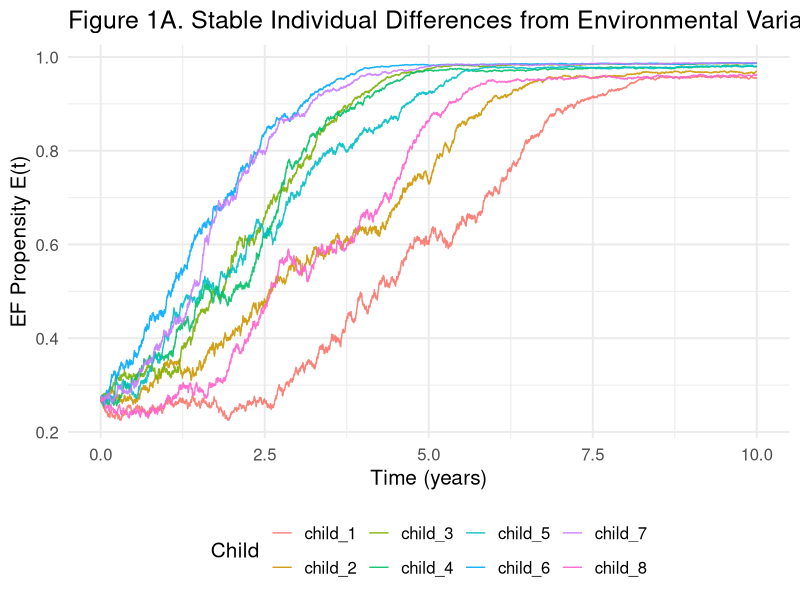
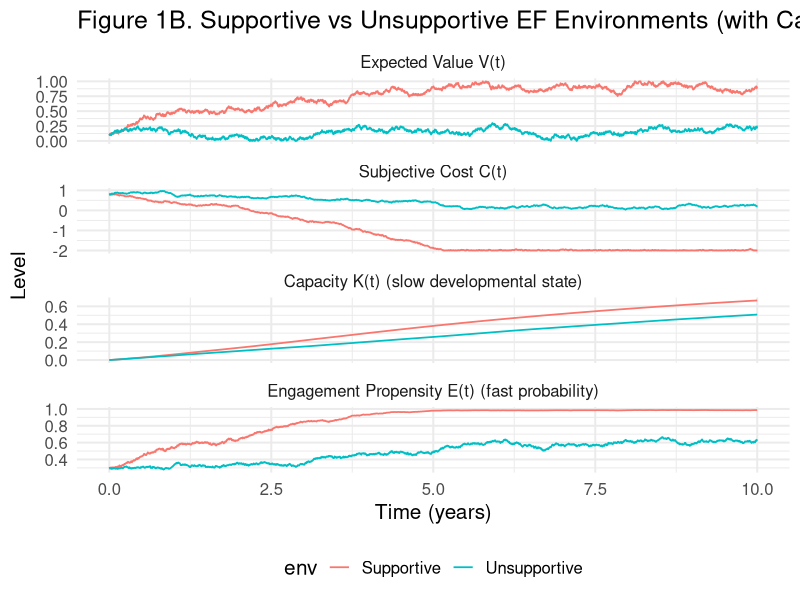
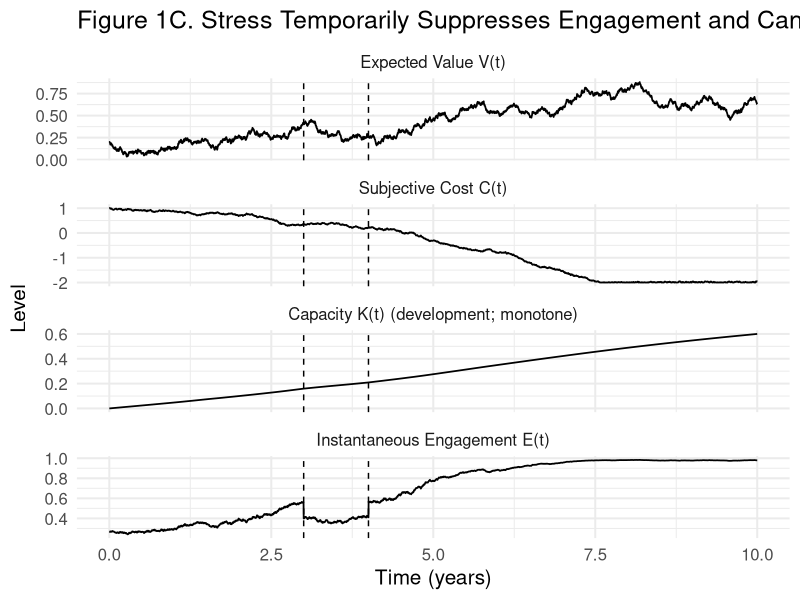
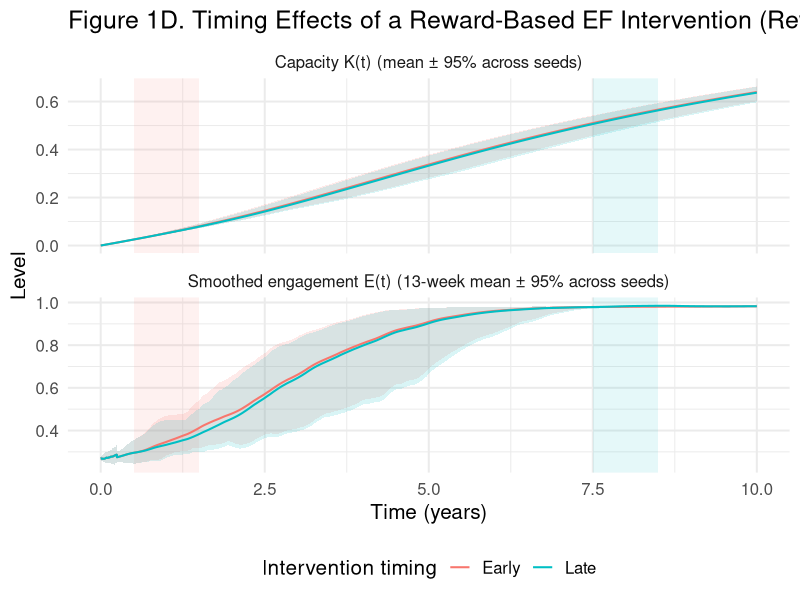

These figures' R source, in order:
## ---- chunk 1
#| label: setup
#| echo: false
#| include: false


library(ggplot2)
library(dplyr)
library(tidyr)
library(zoo)

## ---- chunk 2
#| label: globals
#| echo: true

# ---- Time base (global) ----

weeks_per_year <- 52
years_total    <- 10
H_weeks        <- years_total * weeks_per_year   # 520 weeks
dt             <- 0.1                            # 0.1 week ~= 0.7 days
T_total        <- round(H_weeks / dt) + 1        # 5201 steps (includes t=0)

# Optional: helper to convert between step index and time

idx_to_week <- function(idx) (idx - 1) * dt
idx_to_year <- function(idx) idx_to_week(idx) / weeks_per_year

# ---- Weekly-scale default parameters ----

# Choose time constants in weeks (interpretable)

tau_V_weeks <- 26   # value learning time constant (~6 months)
tau_C_weeks <- 26   # cost learning time constant (~6 months)

default_pars <- list(

# ---- Time base ----

T  = T_total,
dt = dt,

# ---- Initial states ----

V0 = 0.2,     # value
C0 = 1.0,     # subjective cost
K0 = 0.0,     # NEW: capacity (0..1)

# ---- Learning rates (per week) ----

alpha_V = 1 / tau_V_weeks,
alpha_C = 1 / tau_C_weeks,

# ---- Cost learning amplitudes ----

delta_up   = 0.0,
delta_down = 0.4,

# ---- Maturational improvement in cost (per week) ----

kappa_C = 0.0001,

# ---- Fast decision policy ----

tau = 0.8,

# ---- Reward environment ----

p_reward   = 0.7,
reward_mag = 1,

# ---- Stochasticity (diffusion scales; per sqrt(week)) ----

sigma_V = 0.02,
sigma_C = 0.02,

# ============================================================

# NEW: Capacity (K) parameters

# ============================================================

beta_K   = 0.8,     # capacity reduces effective cost in decision rule
rho_mat  = 0.0004,  # maturational growth of capacity (per week)
rho_prac = 0.0020,  # practice-driven growth of capacity (per week)
monotone_K = TRUE   # enforce K non-decreasing (for presentation)
)



## ---- chunk 3
#| label: simulate_ef_sde
#| echo: true

simulate_ef_sde <- function(
T = default_pars$T,
dt = default_pars$dt,

# ---- Initial states ----

V0 = default_pars$V0,
C0 = default_pars$C0,
K0 = default_pars$K0,

# ---- Learning rates ----

alpha_V = default_pars$alpha_V,
alpha_C = default_pars$alpha_C,

# ---- Cost learning amplitudes ----

delta_up   = default_pars$delta_up,
delta_down = default_pars$delta_down,

# ---- Maturational drift on cost ----

kappa_C = default_pars$kappa_C,

# ---- Capacity parameters (NEW) ----

beta_K   = default_pars$beta_K,
rho_mat  = default_pars$rho_mat,
rho_prac = default_pars$rho_prac,
monotone_K = default_pars$monotone_K,

# ---- Decision ----

tau = default_pars$tau,

# ---- Reward environment ----

p_reward   = default_pars$p_reward,
reward_mag = default_pars$reward_mag,

# ---- Noise ----

sigma_V = default_pars$sigma_V,
sigma_C = default_pars$sigma_C,

# ---- Optional bounds ----

V_min = 0,
V_max = reward_mag,
C_min = -2,
C_max = 2,
K_min = 0,
K_max = 1,

extra_cost_vec = NULL,
seed = NULL
){
if (!is.null(seed)) set.seed(seed)

stopifnot(V_min < V_max, C_min < C_max, K_min < K_max)
stopifnot(V0 >= V_min, V0 <= V_max,
C0 >= C_min, C0 <= C_max,
K0 >= K_min, K0 <= K_max)

N <- T
if (is.null(extra_cost_vec)) extra_cost_vec <- rep(0, N)
stopifnot(length(extra_cost_vec) == N)

V <- numeric(N)
C <- numeric(N)
K <- numeric(N)
E <- numeric(N)

V[1] <- V0
C[1] <- C0
K[1] <- K0

for (i in 1:(N - 1)) {

# ------------------------------------------------------------
# Fast EF propensity:
# capacity reduces effective cost -> C_eff = C - beta_K * K
# ------------------------------------------------------------
C_eff <- C[i] - beta_K * K[i]
utility <- V[i] - (C_eff + extra_cost_vec[i])
E[i] <- 1 / (1 + exp(-utility / tau))

# ------------------------------------------------------------
# Mean-field expected reward rate
# ------------------------------------------------------------
R_exp <- E[i] * p_reward * reward_mag

# ------------------------------------------------------------
# Slow dynamics: value and cost
# ------------------------------------------------------------
dV_det <- alpha_V * (R_exp - V[i])
dC_det <- (-kappa_C) + alpha_C * ((1 - E[i]) * delta_up - E[i] * delta_down)

# ------------------------------------------------------------
# NEW: Capacity growth (monotone, saturating)
#   - maturation: rho_mat * (1-K)
#   - practice:   rho_prac * E * (1-K)
# ------------------------------------------------------------
dK_det <- (rho_mat * (1 - K[i])) + (rho_prac * E[i] * (1 - K[i]))

# Noise
dV_sto <- sigma_V * sqrt(dt) * rnorm(1)
dC_sto <- sigma_C * sqrt(dt) * rnorm(1)

# Update
V_next <- V[i] + dV_det * dt + dV_sto
C_next <- C[i] + dC_det * dt + dC_sto
K_next <- K[i] + dK_det * dt

# Bounds
V_next <- max(min(V_next, V_max), V_min)
C_next <- max(min(C_next, C_max), C_min)
K_next <- max(min(K_next, K_max), K_min)

# Optional: enforce monotone capacity for interpretability
if (isTRUE(monotone_K)) K_next <- max(K[i], K_next)

V[i + 1] <- V_next
C[i + 1] <- C_next
K[i + 1] <- K_next

}

# Final E

C_eff_T <- C[N] - beta_K * K[N]
E[N] <- 1 / (1 + exp(-(V[N] - (C_eff_T + extra_cost_vec[N])) / tau))

tibble(
t = seq(0, by = dt, length.out = N),
year = t / weeks_per_year,
V = V,
C = C,
K = K,
E = E
)
}

## ---- chunk 4
#| label: helpers_capacity
#| echo: false

# 13-week rolling mean helper (still useful for smoothing E)

smooth_weeks <- 13
k_steps <- round(smooth_weeks / dt)

add_E_smooth <- function(df){
df %>%
arrange(year) %>%
mutate(
E_smooth = zoo::rollmean(E, k = k_steps, fill = NA, align = "right"),
E_smooth = ifelse(is.na(E_smooth), E, E_smooth)
)
}

# Optional: "development" readout should now be capacity itself

# (K is already monotone if monotone_K=TRUE)

## ---- chunk 5
#| label: fig1A_capacity
#| fig-width: 10
#| fig-height: 5
#| fig-align: "center"

# Figure 1A: Stable individual differences (unchanged logic; now sim also produces K)

set.seed(123)
N_agents <- 8

child_pars <- tibble(
child = paste0("child_", 1:N_agents),
p_reward_child = pmin(pmax(0.5 + rnorm(N_agents, 0, 1), 0.1), 0.95)
) %>%
mutate(p_reward_label = sprintf("p=%.2f", p_reward_child))

sims_A <- lapply(1:N_agents, function(i){
args_i <- modifyList(default_pars, list(
p_reward = child_pars$p_reward_child[i],
seed = i * 456
))
do.call(simulate_ef_sde, args_i) %>%
mutate(child = child_pars$child[i]) %>%
left_join(child_pars, by = "child")
})

df_A <- bind_rows(sims_A)

ggplot(df_A, aes(year, E, color = child, group = child)) +
geom_line(alpha = 0.9) +
theme_minimal(base_size = 15) +
labs(
title = "Figure 1A. Stable Individual Differences from Environmental Variation",
y = "EF Propensity E(t)",
x = "Time (years)",
color = "Child"
) +
theme(legend.position = "bottom")


## ---- chunk 6
#| label: fig1B_capacity
#| fig-width: 10
#| fig-height: 9
#| fig-align: "center"

# Figure 1B: Developmental improvements

# NOTE: With capacity added, "development" is best represented by K(t), not E_dev.

args_supportive <- modifyList(default_pars, list(
V0 = 0.1, C0 = 0.8, K0 = 0.0,
p_reward   = 0.9,
delta_up   = 0.0,
delta_down = 0.35,
seed = 123
))

args_unsupportive <- modifyList(default_pars, list(
V0 = 0.1, C0 = 0.8, K0 = 0.0,
p_reward   = 0.3,
delta_up   = 0.0,
delta_down = 0.05,
seed = 12345
))

sim_supportive   <- do.call(simulate_ef_sde, args_supportive)   %>% mutate(env = "Supportive")
sim_unsupportive <- do.call(simulate_ef_sde, args_unsupportive) %>% mutate(env = "Unsupportive")

df_B_long <- bind_rows(sim_supportive, sim_unsupportive) %>%
select(year, env, V, C, K, E) %>%
pivot_longer(cols = c(V, C, K, E), names_to = "var", values_to = "value") %>%
mutate(var = factor(var, levels = c("V", "C", "K", "E")))

labels_B <- c(
V = "Expected Value V(t)",
C = "Subjective Cost C(t)",
K = "Capacity K(t) (slow developmental state)",
E = "Engagement Propensity E(t) (fast probability)"
)

ggplot(df_B_long, aes(year, value, color = env, group = env)) +
geom_line(linewidth = 0.6) +
facet_wrap(~ var, scales = "free_y", ncol = 1,
labeller = as_labeller(labels_B)) +
theme_minimal(base_size = 15) +
labs(
title = "Figure 1B. Supportive vs Unsupportive EF Environments (with Capacity)",
x = "Time (years)",
y = "Level"
) +
theme(legend.position = "bottom")



## ---- chunk 7
#| label: fig1C_capacity
#| fig-width: 11
#| fig-height: 9
#| fig-align: "center"

# Figure 1C: Transient fluctuations (stress)

# Stress enters only the fast decision rule via extra_cost -> immediate dip in E(t).

# Capacity K(t) remains monotone; stress can slow its growth (via lower E), but not reduce it.

T_stress <- default_pars$T
extra_cost <- rep(0, T_stress)

stress_start_year <- 3.0
stress_end_year   <- 4.0

stress_start_idx <- round(stress_start_year * weeks_per_year / dt) + 1
stress_end_idx   <- round(stress_end_year   * weeks_per_year / dt) + 1
stress_start_idx <- max(1, min(T_stress, stress_start_idx))
stress_end_idx   <- max(1, min(T_stress, stress_end_idx))
if (stress_end_idx < stress_start_idx) {
tmp <- stress_start_idx
stress_start_idx <- stress_end_idx
stress_end_idx <- tmp
}

extra_cost[stress_start_idx:stress_end_idx] <- 0.5

args_stress <- modifyList(default_pars, list(
extra_cost_vec = extra_cost,
seed = 99
))

sim_stress <- do.call(simulate_ef_sde, args_stress)

df_stress_long <- sim_stress %>%
select(year, V, C, K, E) %>%
pivot_longer(cols = c(V, C, K, E),
names_to = "var",
values_to = "value") %>%
mutate(var = factor(var, levels = c("V", "C", "K", "E")))

labels_stress <- c(
V = "Expected Value V(t)",
C = "Subjective Cost C(t)",
K = "Capacity K(t) (development; monotone)",
E = "Instantaneous Engagement E(t)"
)

ggplot(df_stress_long, aes(year, value)) +
geom_line(linewidth = 0.6) +
facet_wrap(~ var, scales = "free_y", ncol = 1,
labeller = as_labeller(labels_stress)) +
geom_vline(xintercept = c(stress_start_year, stress_end_year),
linetype = "dashed") +
theme_minimal(base_size = 15) +
labs(
title = "Figure 1C. Stress Temporarily Suppresses Engagement and Can Slow Capacity Growth",
x = "Time (years)",
y = "Level"
)

## ---- chunk 8
#| label: fig1D_capacity_timing
#| fig-width: 10
#| fig-height: 9
#| fig-align: "center"

# ============================================================
# Figure 1D: Intervention timing (reward-only) with Capacity K(t)
#   - Intervention: time-limited increase in p_reward(t)
#   - Capacity K(t) is monotone developmental state (maturation + practice)
#   - Engagement E(t) is fast propensity (probability / expected frequency)
#
# Output:
#   Panel 1: Capacity K(t) (mean ± 95% across seeds)
#   Panel 2: Engagement E_smooth(t) (13-week mean ± 95% across seeds)
# ============================================================

# ----------------------------
# 0) Helpers
# ----------------------------
to_idx <- function(y) round(y * weeks_per_year / dt) + 1
clamp_idx <- function(x) max(1, min(default_pars$T, x))

smooth_weeks <- 13
k_steps <- round(smooth_weeks / dt)

add_E_smooth <- function(df){
  df %>%
    arrange(year) %>%
    mutate(
      E_smooth = zoo::rollmean(E, k = k_steps, fill = NA, align = "right"),
      E_smooth = ifelse(is.na(E_smooth), E, E_smooth)
    )
}

summarize_over_reps <- function(df, var){
  df %>%
    group_by(condition, year) %>%
    summarize(
      mean = mean(.data[[var]], na.rm = TRUE),
      lo   = quantile(.data[[var]], 0.025, na.rm = TRUE),
      hi   = quantile(.data[[var]], 0.975, na.rm = TRUE),
      .groups = "drop"
    ) %>%
    mutate(var = var)
}

# ----------------------------
# 1) Intervention windows (years)
# ----------------------------
int_len_years <- 1.0

early_start_year <- 0.5
early_end_year   <- early_start_year + int_len_years

late_start_year  <- 7.5
late_end_year    <- late_start_year + int_len_years

early_start_idx <- clamp_idx(to_idx(early_start_year))
early_end_idx   <- clamp_idx(to_idx(early_end_year))
late_start_idx  <- clamp_idx(to_idx(late_start_year))
late_end_idx    <- clamp_idx(to_idx(late_end_year))

# ----------------------------
# 2) Reward schedules p_reward(t)  (reward-only intervention)
# ----------------------------
p_base <- default_pars$p_reward
p_int  <- 0.95

p_early <- rep(p_base, default_pars$T)
p_late  <- rep(p_base, default_pars$T)

p_early[early_start_idx:early_end_idx] <- p_int
p_late[late_start_idx:late_end_idx]    <- p_int

windows_df <- tibble(
  condition = c("Early","Late"),
  xmin = c(early_start_year, late_start_year),
  xmax = c(early_end_year,   late_end_year),
  ymin = -Inf, ymax = Inf
)

# ----------------------------
# 3) Run many seeds
# ----------------------------
R <- 30
seed_base <- 1000

run_replicates <- function(condition, p_vec){
  seeds <- seed_base + seq_len(R)

  bind_rows(lapply(seeds, function(s){
    # use default_pars but override p_reward and seed
    args <- modifyList(default_pars, list(
      p_reward = NA,         # not used directly if we pass vec (see wrapper below)
      seed = s
    ))

    # We need p_reward(t), but simulate_ef_sde currently takes scalar p_reward.
    # So we run stepwise by calling simulate_ef_sde once with a constant p_reward?
    # Better: implement a small wrapper that iterates p_reward_vec internally.
    #
    # For minimal disruption, we implement a local TV simulator below using your same dynamics.

    simulate_ef_sde_tv_p <- function(p_reward_vec, seed){
      if (!is.null(seed)) set.seed(seed)

      N <- default_pars$T
      extra_cost_vec <- rep(0, N)

      V <- numeric(N); C <- numeric(N); K <- numeric(N); E <- numeric(N)
      V[1] <- default_pars$V0
      C[1] <- default_pars$C0
      K[1] <- default_pars$K0

      for (i in 1:(N - 1)) {

        C_eff <- C[i] - default_pars$beta_K * K[i]
        utility <- V[i] - (C_eff + extra_cost_vec[i])
        E[i] <- 1 / (1 + exp(-utility / default_pars$tau))

        # mean-field expected reward rate with time-varying p_reward
        R_exp <- E[i] * p_reward_vec[i] * default_pars$reward_mag

        # drifts
        dV_det <- default_pars$alpha_V * (R_exp - V[i])
        dC_det <- (-default_pars$kappa_C) +
          default_pars$alpha_C * ((1 - E[i]) * default_pars$delta_up - E[i] * default_pars$delta_down)

        dK_det <- (default_pars$rho_mat * (1 - K[i])) +
          (default_pars$rho_prac * E[i] * (1 - K[i]))

        # noise
        dV_sto <- default_pars$sigma_V * sqrt(dt) * rnorm(1)
        dC_sto <- default_pars$sigma_C * sqrt(dt) * rnorm(1)

        # update
        V_next <- V[i] + dV_det * dt + dV_sto
        C_next <- C[i] + dC_det * dt + dC_sto
        K_next <- K[i] + dK_det * dt

        # bounds
        V_next <- max(min(V_next, default_pars$reward_mag), 0)
        C_next <- max(min(C_next, 2), -2)
        K_next <- max(min(K_next, 1), 0)

        if (isTRUE(default_pars$monotone_K)) K_next <- max(K[i], K_next)

        V[i + 1] <- V_next
        C[i + 1] <- C_next
        K[i + 1] <- K_next
      }

      C_eff_T <- C[N] - default_pars$beta_K * K[N]
      E[N] <- 1 / (1 + exp(-(V[N] - (C_eff_T + 0)) / default_pars$tau))

      tibble(
        t = seq(0, by = dt, length.out = N),
        year = t / weeks_per_year,
        V = V, C = C, K = K, E = E
      )
    }

    simulate_ef_sde_tv_p(p_reward_vec = p_vec, seed = s) %>%
      add_E_smooth() %>%
      mutate(condition = condition, rep_seed = s)
  }))
}

df_rep <- bind_rows(
  run_replicates("Early", p_early),
  run_replicates("Late",  p_late)
)

# ----------------------------
# 4) Summarize and plot
# ----------------------------
df_sum <- bind_rows(
  summarize_over_reps(df_rep, "K"),
  summarize_over_reps(df_rep, "E_smooth")
) %>%
  mutate(var = factor(var, levels = c("K", "E_smooth")))

labels_1D <- c(
  K = "Capacity K(t) (mean ± 95% across seeds)",
  E_smooth = "Smoothed engagement E(t) (13-week mean ± 95% across seeds)"
)

ggplot(df_sum, aes(year, mean, color = condition, group = condition)) +
  geom_rect(
    data = windows_df,
    aes(xmin = xmin, xmax = xmax, ymin = ymin, ymax = ymax, fill = condition),
    inherit.aes = FALSE,
    alpha = 0.10,
    show.legend = FALSE
  ) +
  geom_ribbon(aes(ymin = lo, ymax = hi, fill = condition),
              alpha = 0.15, color = NA, show.legend = FALSE) +
  geom_line(linewidth = 0.7) +
  facet_wrap(~ var, scales = "free_y", ncol = 1,
             labeller = as_labeller(labels_1D)) +
  theme_minimal(base_size = 15) +
  labs(
    title = "Figure 1D. Timing Effects of a Reward-Based EF Intervention (Reward-only)",
    x = "Time (years)",
    y = "Level",
    color = "Intervention timing"
  ) +
  theme(legend.position = "bottom")
